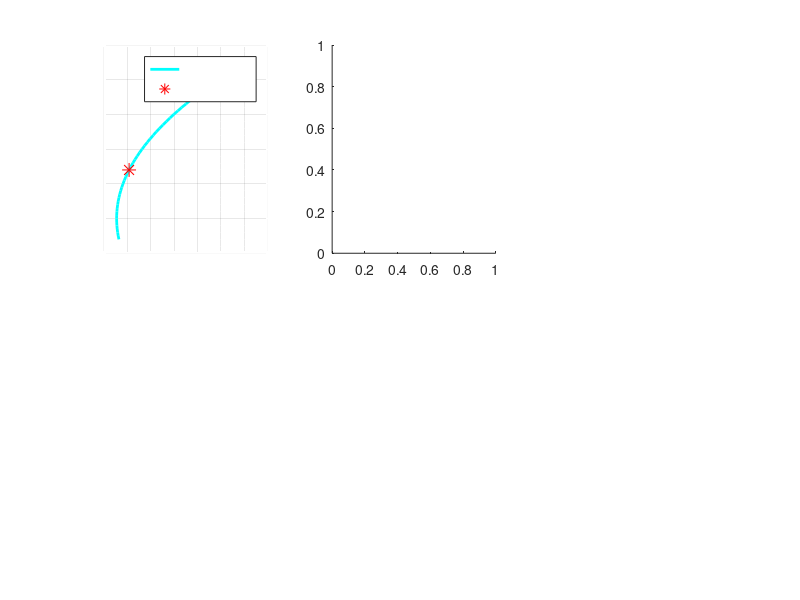

MATLAB code to generate this figure: (Note: this script raises an error after producing the figure.)
% ============================================================
%  AEROSPACE_CALC.M
%  Perhitungan Dasar Aerodinamika & Kinerja Pesawat
%  Author  : Akram (Ye-Shaiyoe)
%  Deskripsi:
%    - Gaya Angkat (Lift) & Hambatan (Drag)
%    - Persamaan Breguet (Range & Endurance)
%    - Manuver Melingkar (Turning Performance)
%    - Visualisasi Polar Drag & Lift vs Sudut Serang
% ============================================================

clc; clear; close all;

%% ============================================================
%  BAGIAN 1: KONSTANTA & PARAMETER PESAWAT
% ============================================================

% -- Kondisi Atmosfer (ISA Sea Level) --
rho   = 1.225;          % Densitas udara [kg/m^3]
g     = 9.81;           % Percepatan gravitasi [m/s^2]
mu    = 1.789e-5;       % Viskositas dinamis udara [Pa.s]

% -- Spesifikasi Pesawat (contoh: mirip Cessna 172) --
W     = 10700;          % Berat pesawat [N] (~1090 kg)
S     = 16.2;           % Luas sayap [m^2]
AR    = 7.32;           % Aspect Ratio sayap
e     = 0.8;            % Oswald efficiency factor
CL0   = 0.2;            % Koefisien Lift saat alpha = 0
CLa   = 0.1;            % Slope CL per derajat [1/deg]
CD0   = 0.027;          % Drag parasit (zero-lift drag)
k     = 1/(pi * AR * e);% Faktor induced drag

% -- Parameter Propulsi --
T_max   = 5000;         % Thrust maksimum [N]
SFC     = 8.5e-6;       % Specific Fuel Consumption [kg/(N.s)]
W_fuel  = 2000;         % Berat bahan bakar awal [N]
eta_p   = 0.85;         % Efisiensi propeller

fprintf('==============================\n');
fprintf(' AEROSPACE CALCULATOR v1.0\n');
fprintf('==============================\n\n');

%% ============================================================
%  BAGIAN 2: GAYA ANGKAT (LIFT) & HAMBATAN (DRAG)
%            sebagai fungsi sudut serang (alpha)
% ============================================================

alpha_deg = -5:0.5:20;          % Sudut serang [derajat]
alpha_rad = deg2rad(alpha_deg);

CL  = CL0 + CLa .* alpha_deg;  % Koefisien Lift linear
CD  = CD0 + k .* CL.^2;        % Drag polar (parabolic)
LoD = CL ./ CD;                 % Lift-to-Drag ratio

fprintf('[1] Lift-to-Drag Maksimum (L/D_max):\n');
[LoDmax, idx] = max(LoD);
fprintf('    L/D_max = %.2f  pada alpha = %.1f deg\n\n', LoDmax, alpha_deg(idx));

%% ============================================================
%  BAGIAN 3: KECEPATAN KARAKTERISTIK
% ============================================================

V_range = linspace(20, 100, 500);   % Rentang kecepatan [m/s]

% Level flight: L = W => CL = 2W / (rho * V^2 * S)
CL_v  = (2 * W) ./ (rho .* V_range.^2 .* S);
CD_v  = CD0 + k .* CL_v.^2;

% Gaya Angkat dan Hambatan
L_v   = 0.5 .* rho .* V_range.^2 .* S .* CL_v;
D_v   = 0.5 .* rho .* V_range.^2 .* S .* CD_v;

% Thrust required = Drag (level flight)
T_req = D_v;

% Kecepatan minimum (Stall)
CLmax = 1.6;
V_stall = sqrt((2 * W) / (rho * S * CLmax));
fprintf('[2] Kecepatan Stall:\n');
fprintf('    V_stall = %.2f m/s (%.2f km/h)\n\n', V_stall, V_stall*3.6);

% Kecepatan untuk L/D max (best range speed)
V_LDmax = sqrt((2 * W) / (rho * S) * sqrt(k / CD0));
fprintf('[3] Kecepatan Best Range (L/D_max):\n');
fprintf('    V_LDmax = %.2f m/s (%.2f km/h)\n\n', V_LDmax, V_LDmax*3.6);

% Kecepatan minimum Thrust (Maximum Endurance speed)
V_Tmin = sqrt((2 * W) / (rho * S) * sqrt(k / (3 * CD0)));
fprintf('[4] Kecepatan Best Endurance (T_min):\n');
fprintf('    V_Tmin  = %.2f m/s (%.2f km/h)\n\n', V_Tmin, V_Tmin*3.6);

%% ============================================================
%  BAGIAN 4: PERSAMAAN BREGUET (RANGE & ENDURANCE)
% ============================================================

% Range maksimum (Propeller aircraft - Breguet Range Equation)
%   R = (eta_p / (g * SFC)) * (CL/CD)_max * ln(W0/W1)
W0    = W + W_fuel;         % Berat awal (termasuk bahan bakar) [N]
W1    = W;                  % Berat akhir (bahan bakar habis) [N]

LoDmax_val = 0.5 / sqrt(CD0 * k);  % L/D max teoritis

R_breguet = (eta_p / (g * SFC)) * LoDmax_val * log(W0 / W1);

fprintf('[5] Persamaan Breguet:\n');
fprintf('    Range Maksimum (R) = %.2f km\n', R_breguet / 1000);

% Endurance maksimum
%   E = (eta_p / (g * SFC)) * (CL^(3/2)/CD)_max * (1/sqrt(rho*S/2)) * (1/sqrt(W1) - 0)
% Pendekatan sederhana:
CL32CDmax = (3/4) * (3 / (CD0 * (3*k)^3))^(1/4);  % (CL^1.5/CD)_max
E_breguet = (eta_p / (g * SFC)) * CL32CDmax * ...
            sqrt(2 * rho * S) * (1/sqrt(W1) - 1/sqrt(W0));
fprintf('    Endurance Maksimum (E) = %.2f jam\n\n', E_breguet / 3600);

%% ============================================================
%  BAGIAN 5: MANUVER MELINGKAR (TURNING PERFORMANCE)
% ============================================================

% Bank angle & turn radius
phi_deg = 10:5:80;
phi_rad = deg2rad(phi_deg);
n_load  = 1 ./ cos(phi_rad);    % Load factor

% Kecepatan untuk manuver (asumsi V = V_LDmax)
V_turn  = V_LDmax;
R_turn  = (V_turn^2) ./ (g .* tan(phi_rad));   % Radius belok [m]
omega   = V_turn ./ R_turn;                     % Turn rate [rad/s]

fprintf('[6] Turning Performance (V = %.1f m/s):\n', V_turn);
fprintf('    %-12s %-14s %-14s %-12s\n', 'Bank (deg)', 'Load Factor', 'Radius (m)', 'Rate (deg/s)');
fprintf('    %s\n', repmat('-', 1, 54));
for i = 1:5:length(phi_deg)
    fprintf('    %-12.0f %-14.3f %-14.2f %-12.2f\n', ...
        phi_deg(i), n_load(i), R_turn(i), rad2deg(omega(i)));
end
fprintf('\n');

%% ============================================================
%  BAGIAN 6: VISUALISASI (PLOTS)
% ============================================================

figure('Name', 'Aerospace Performance Dashboard', ...
       'NumberTitle', 'off', 'Color', [0.12 0.12 0.15], ...
       'Position', [50, 50, 1200, 800]);

% -- Plot 1: Polar Drag (CL vs CD) --
subplot(2,3,1);
plot(CD, CL, 'c-', 'LineWidth', 2); hold on;
% Titik L/D max
CD_LDmax = CD0 + k * CL(idx)^2;
plot(CD_LDmax, CL(idx), 'r*', 'MarkerSize', 10);
grid on; grid minor;
xlabel('C_D'); ylabel('C_L');
title('Drag Polar', 'Color', 'w');
legend({'Drag Polar', sprintf('L/D_{max}=%.1f', LoDmax)}, 'TextColor', 'w');
set(gca, 'Color', [0.18 0.18 0.22], 'XColor', 'w', 'YColor', 'w', ...
    'GridColor', [0.4 0.4 0.4]);

% -- Plot 2: CL & CD vs Alpha --
subplot(2,3,2);
yyaxis left
plot(alpha_deg, CL, 'b-', 'LineWidth', 2);
ylabel('C_L', 'Color', 'b');
yyaxis right
plot(alpha_deg, CD, 'r--', 'LineWidth', 2);
ylabel('C_D', 'Color', 'r');
xlabel('Alpha (deg)'); title('CL & CD vs Sudut Serang', 'Color', 'w');
grid on; grid minor;
set(gca, 'Color', [0.18 0.18 0.22], 'XColor', 'w', 'YColor', 'w', ...
    'GridColor', [0.4 0.4 0.4]);

% -- Plot 3: L/D vs Alpha --
subplot(2,3,3);
plot(alpha_deg, LoD, 'm-', 'LineWidth', 2); hold on;
plot(alpha_deg(idx), LoDmax, 'y*', 'MarkerSize', 12);
grid on; grid minor;
xlabel('Alpha (deg)'); ylabel('L/D');
title('Lift-to-Drag Ratio', 'Color', 'w');
legend({'L/D', sprintf('Max=%.1f @ %.1f°', LoDmax, alpha_deg(idx))}, 'TextColor', 'w');
set(gca, 'Color', [0.18 0.18 0.22], 'XColor', 'w', 'YColor', 'w', ...
    'GridColor', [0.4 0.4 0.4]);

% -- Plot 4: Thrust Required vs Velocity --
subplot(2,3,4);
plot(V_range * 3.6, T_req / 1000, 'g-', 'LineWidth', 2); hold on;
xline(V_stall * 3.6, 'r--', 'V_{stall}', 'Color', 'r', 'LabelColor', 'r');
xline(V_LDmax * 3.6, 'y--', 'V_{R}', 'Color', 'y', 'LabelColor', 'y');
grid on; grid minor;
xlabel('Kecepatan (km/h)'); ylabel('Thrust Required (kN)');
title('Thrust Required vs Kecepatan', 'Color', 'w');
set(gca, 'Color', [0.18 0.18 0.22], 'XColor', 'w', 'YColor', 'w', ...
    'GridColor', [0.4 0.4 0.4]);

% -- Plot 5: Turn Radius vs Bank Angle --
subplot(2,3,5);
plot(phi_deg, R_turn, 'orange', 'LineWidth', 2);
grid on; grid minor;
xlabel('Bank Angle (deg)'); ylabel('Turn Radius (m)');
title('Radius Belok vs Bank Angle', 'Color', 'w');
set(gca, 'Color', [0.18 0.18 0.22], 'XColor', 'w', 'YColor', 'w', ...
    'GridColor', [0.4 0.4 0.4]);

% -- Plot 6: Load Factor vs Bank Angle --
subplot(2,3,6);
plot(phi_deg, n_load, 'r-', 'LineWidth', 2); hold on;
yline(2.5, 'w--', 'Limit Normal Cat.', 'LabelColor', 'w');
grid on; grid minor;
xlabel('Bank Angle (deg)'); ylabel('Load Factor (n)');
title('Load Factor vs Bank Angle', 'Color', 'w');
set(gca, 'Color', [0.18 0.18 0.22], 'XColor', 'w', 'YColor', 'w', ...
    'GridColor', [0.4 0.4 0.4]);

% Global title
sgtitle('Aerospace Performance Dashboard - Cessna 172 Approximation', ...
        'Color', 'w', 'FontSize', 13, 'FontWeight', 'bold');

fprintf('✓ Semua perhitungan selesai! Grafik telah ditampilkan.\n');
